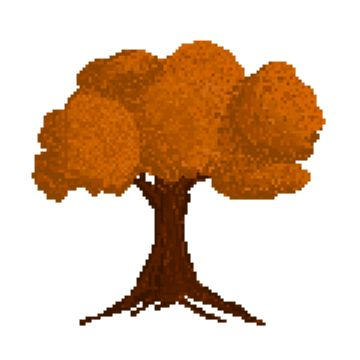
#> input picture Image/pohon.jpg, 360 x 360 px, found by its file name
$ python latihan3-2.py
#> lines starting #> are read from the running program, lines starting #| are printed output that depends on the picture
import cv2
import numpy as np
from matplotlib import pyplot as plt

# Load image
img = cv2.imread("image/pohon.jpg")
#> img is the input picture: shape (360, 360, 3); mean B, G, R 173.4, 196.1, 223

# Cek apakah gambar ditemukan
if img is None:
    print("Gambar tidak ditemukan. Periksa jalur file!")
    exit()

# Ubah ke grayscale
img2 = cv2.cvtColor(img, cv2.COLOR_BGR2GRAY)
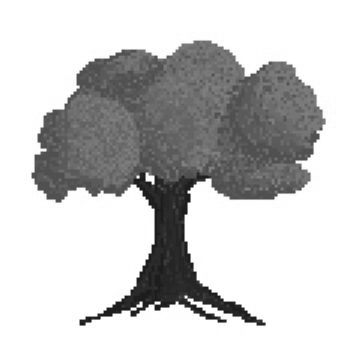
#> img2: shape (360, 360); min 11, max 255, mean 201.5

# Tambah brightness dengan metode lebih cepat menggunakan NumPy
brightness = 50
img_bright = np.clip(img2 + brightness, 0, 255).astype(np.uint8)
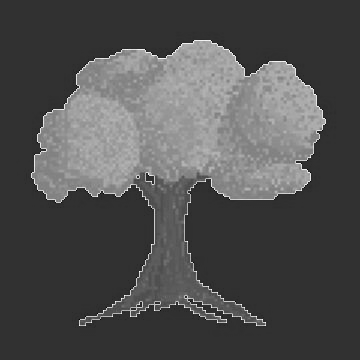
#> img_bright: shape (360, 360); min 0, max 255, mean 79.9

# Tampilkan gambar menggunakan Matplotlib
fig, axs = plt.subplots(1, 3, figsize=(15, 5))

# Gambar asli
axs[0].imshow(cv2.cvtColor(img, cv2.COLOR_BGR2RGB))
axs[0].set_title("Gambar Asli")
axs[0].axis("off")

# Gambar grayscale
axs[1].imshow(img2, cmap="gray")
axs[1].set_title("Grayscale")
axs[1].axis("off")

# Gambar setelah brightness ditambahkan
axs[2].imshow(img_bright, cmap="gray")
axs[2].set_title("Brightness +50")
axs[2].axis("off")

plt.show()
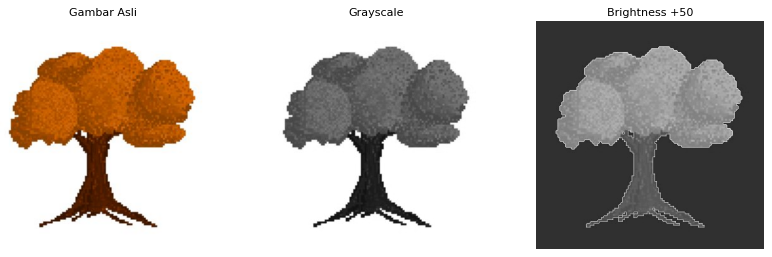
#> figure drawn by matplotlib, 3 panels

$ run again, with Image/bird.jpg copied over Image/pohon.jpg
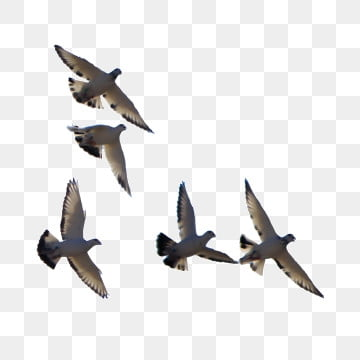
#> input picture Image/bird.jpg, 360 x 360 px, found by its file name
#> img is the input picture: shape (360, 360, 3); mean B, G, R 230.1, 230.3, 231
#> `img_bright = np.clip(img2 + brightness, 0, 255).astype(np.uint8)`:
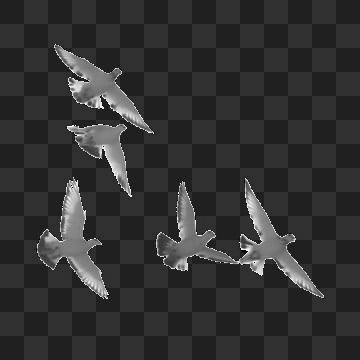
#> img_bright: shape (360, 360); min 0, max 255, mean 50.2
#> `plt.show()`:
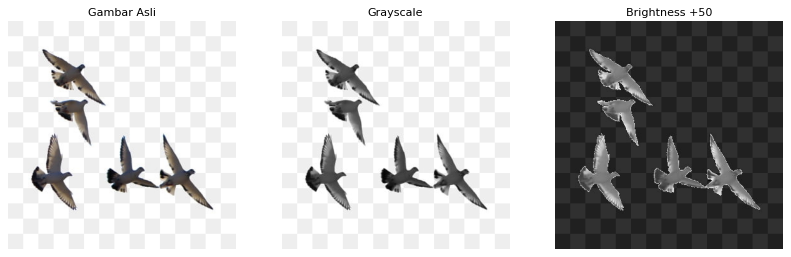
#> figure drawn by matplotlib, 3 panels
